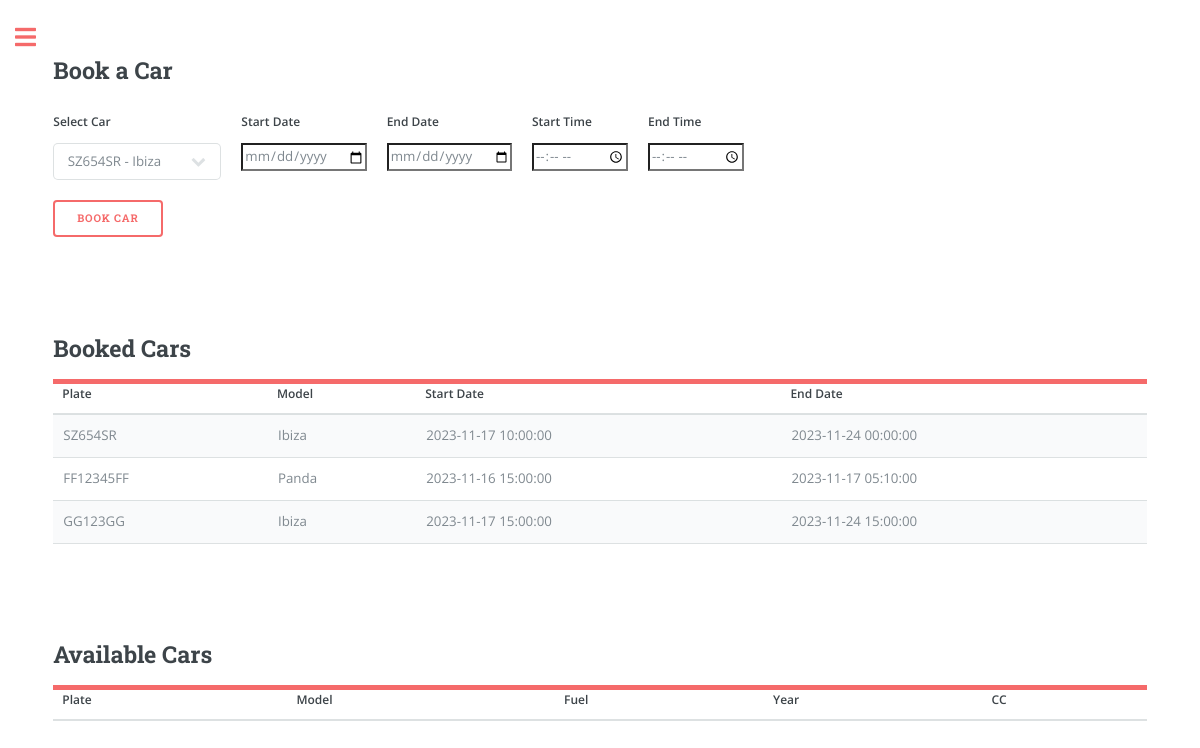
Before: /overview (signed in) with the older database file.
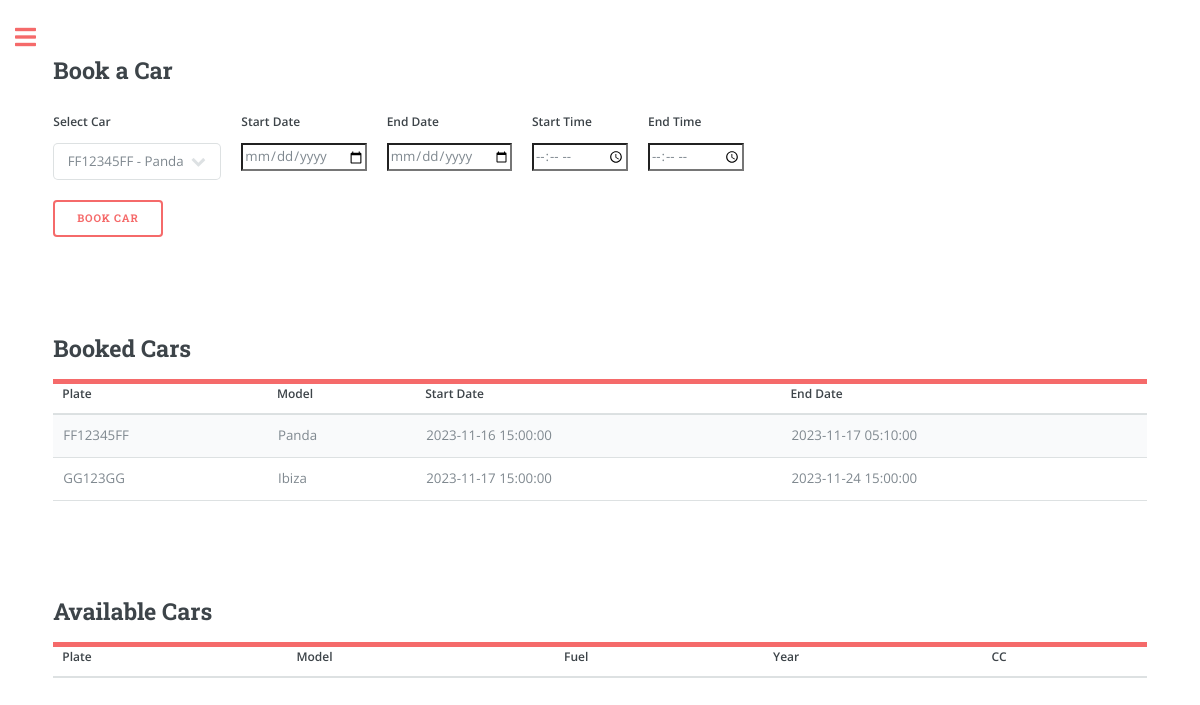
After: the same page with the newer database file.
### app/models.py (models this page shows, shortened)
class Booking(db.Model):
    id = db.Column(db.Integer, primary_key=True)
    start_datetime = db.Column(db.DateTime, nullable=False)
    end_datetime = db.Column(db.DateTime, nullable=False)
    car_plate = db.Column(db.String(8), db.ForeignKey('car.plate'), nullable=False)
    user_id = db.Column(db.Integer, db.ForeignKey('user.id'), nullable=False)
    car = db.relationship('Car', backref='bookings', lazy=True)

class Car(db.Model):
    plate = db.Column(db.String(8), primary_key=True, index=True, unique=True)
    make = db.Column(db.String(15), index=True)
    model = db.Column(db.String(15), index=True)
    fuel = db.Column(db.String(8), index=True)
    year = db.Column(db.Integer, index=True)
    cc = db.Column(db.Integer, index=True)
    user_id = db.Column(db.Integer, db.ForeignKey('user.id'))

### app/routes.py (the view, shortened to what this page needs)
@app.route('/')
@app.route('/overview', methods=['GET', 'POST'])
@login_required
def overview(): # Booking
    user_cars = current_user.garage.all()
    user_bookings = Booking.query.filter_by(user_id=current_user.id).all()
    booked_car_plates = [booking.car_plate for booking in user_bookings]
    available_cars = [car for car in user_cars if car.plate not in booked_car_plates]
    return render_template('overview.html', user_cars=user_cars, available_cars=available_cars, user_bookings=user_bookings)

### app/models.py (called while the page is built)
@login.user_loader
def load_user(id):
    return User.query.get(int(id))

### app/templates/overview.html (shortened to what this page needs)
{% extends "index.html" %}
{% block content %}
<h2>Book a Car</h2>
<form method="POST" action="{{ url_for('overview') }}">
    <div class="row">
        <div class="col">
            <label for="car_selection" class="form-label">Select Car</label>
            <select class="form-select" id="car_selection" name="car_selection">
                {% for car in user_cars %}
                    <option value="{{ car.plate }}">{{ car.plate }} - {{ car.model }}</option>
                {% endfor %}
            </select>
        </div>
        <div class="col">
            <label for="start_date" class="form-label">Start Date</label>
            <input type="date" class="form-control" id="start_date" name="start_date" required>
        </div>
        <div class="col">
            <label for="end_date" class="form-label">End Date</label>
            <input type="date" class="form-control" id="end_date" name="end_date" required>
        </div>
        <div class="col">
            <label for="start_time" class="form-label">Start Time</label>
            <input type="time" class="form-control" id="start_time" name="start_time" required>
        </div>
        <div class="col">
            <label for="end_time" class="form-label">End Time</label>
            <input type="time" class="form-control" id="end_time" name="end_time" required>
        </div>
    </div>
    <button type="submit" class="btn btn-primary" style="margin-top: 20px;">Book Car</button>
</form>
<header id="header">
    <h2>Booked Cars</h2>
</header>
<table>
    <thead>
        <tr>
            <th>Plate</th>
            <th>Model</th>
            <th>Start Date</th>
            <th>End Date</th>
        </tr>
    </thead>
    <tbody>
        {% for booking in user_bookings %}
            <tr>
                <td>{{ booking.car.plate }}</td>
                <td>{{ booking.car.model }}</td>
                <td>{{ booking.start_datetime }}</td>
                <td>{{ booking.end_datetime }}</td>
            </tr>
        {% endfor %}
    </tbody>
</table>
<header id="header">
    <h2>Available Cars</h2>
</header>
<table>
    <thead>
        <tr>
            <th>Plate</th>
            <th>Model</th>
            <th>Fuel</th>
            <th>Year</th>
            <th>CC</th>
        </tr>
    </thead>
</table>
{% endblock %}

Changed rows visible on the page:
removed Booking: car.plate "SZ654SR", car.model "Ibiza", start_datetime "2023-11-17 10:00:00", end_datetime "2023-11-24 00:00:00"
Other visible differences:
form field car_selection: "SZ654SR - Ibiza" → "FF12345FF - Panda"
